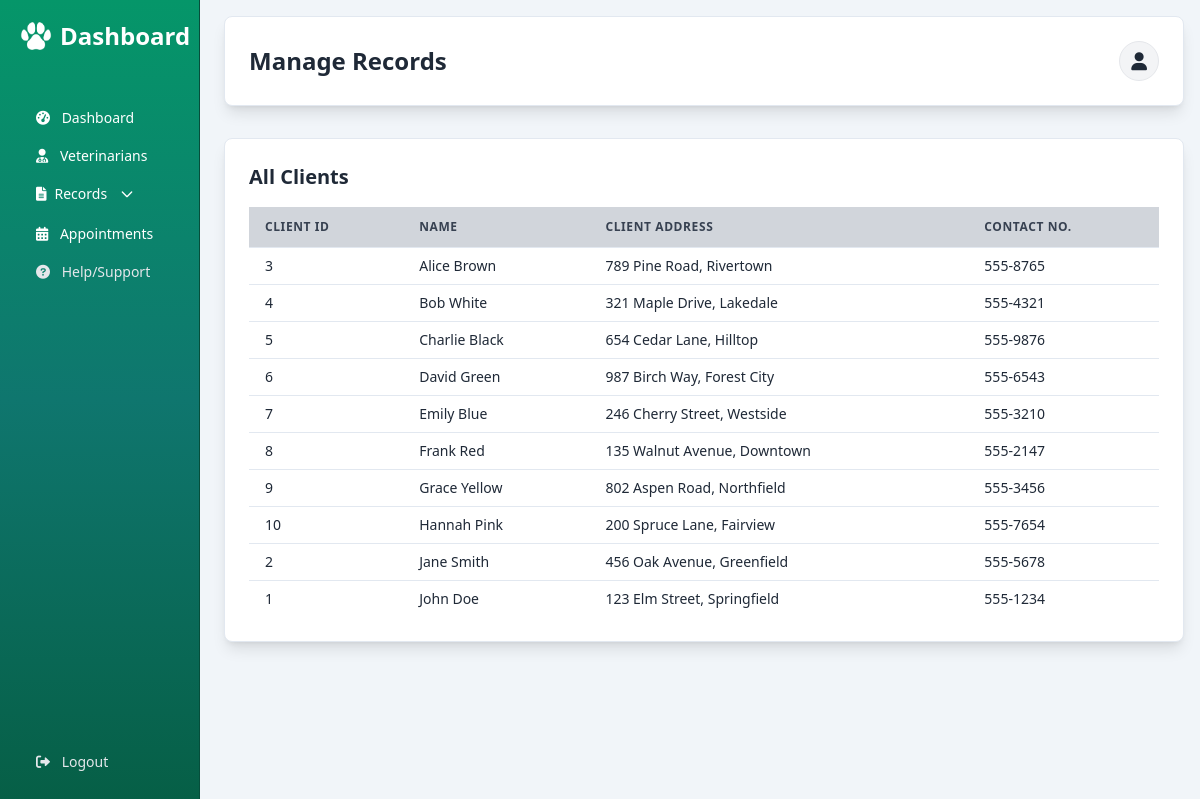
The page /admin/records/client-records.php on the database as committed earlier.
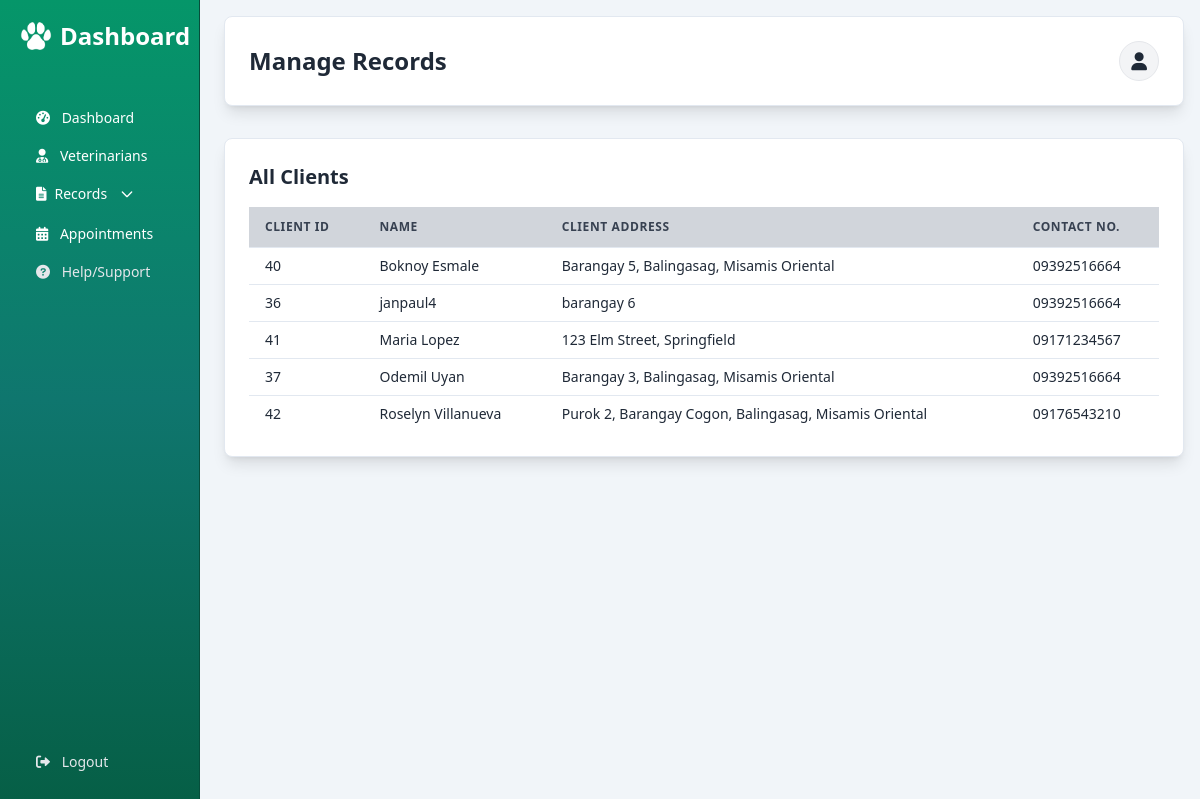
The same page on the database as committed later.
### tables this page shows
CREATE TABLE `client` (
  `client_id` int(11) NOT NULL,
  `client_name` varchar(100) DEFAULT NULL,
  `client_address` text DEFAULT NULL,
  `client_contact_number` varchar(15) DEFAULT NULL,
  `status` tinyint(1) NOT NULL DEFAULT 1,
  `updated_at` timestamp NULL DEFAULT NULL
);

### admin/record-handler.php (called while the page is built, shortened)
<?php
function getClients($pdo)
{
    try {
        $stmt = $pdo->prepare("SELECT * FROM client WHERE status = 1 ORDER BY client_name ASC");
        $stmt->execute();
        return $stmt->fetchAll(PDO::FETCH_ASSOC);
    } catch (PDOException $e) {
        global $error;
        $error = "Database error: " . $e->getMessage();
        return [];
    }
}

### admin/records/client-records.php (the view, shortened to what this page needs)
<?php
require_once '../record-handler.php';
?>
<!DOCTYPE html>
<html lang="en">
<head>
    <script src="https://cdn.tailwindcss.com"></script>
    <link rel="stylesheet" href="https://cdnjs.cloudflare.com/ajax/libs/font-awesome/6.0.0/css/all.min.css">
</head>
<body class="bg-slate-100 min-h-screen text-gray-800">
    <aside id="sidebar"
        class="fixed inset-y-0 left-0 w-[200px] bg-gradient-to-b from-emerald-600 via-teal-700 to-emerald-800 text-white p-5 transform -translate-x-full lg:translate-x-0 transition-transform duration-300 ease-in-out z-40 flex flex-col border-r border-emerald-900">
        <div class="flex items-center justify-between">
            <h2 class="text-xl lg:text-2xl font-semibold flex items-center gap-2">
                <img src="../../image/MainIconWhite.png" alt="Dashboard" class="w-6 lg:w-8">
                <span class="md:inline">Dashboard</span>
            </h2>
        </div>
        <nav class="flex-grow mt-8 lg:mt-12 space-y-0.5">
            <a href="../admin-dashboard.php"
                class="block text-sm text-white hover:bg-emerald-700 px-4 py-2 rounded-md transition-colors">
                <i class="fas fa-tachometer-alt mr-2"></i> Dashboard
            </a>
            <a href="../admin.php"
                class="block text-sm text-white hover:bg-emerald-700 px-4 py-2 rounded-md transition-colors">
                <i class="fas fa-user-md mr-2"></i> Veterinarians
            </a>
            <div class="space-y-0.5">
                <button id="recordsBtn"
                    class="w-full flex items-center justify-start gap-2 text-sm text-white px-4 py-2 rounded-md hover:bg-emerald-700 transition-colors">
                    <i class="fa-solid fa-file-lines"></i>
                    <span>Records</span>
                    <svg id="recordsArrow"
                        class="w-4 h-4 ml-1 transition-transform duration-200"
                        fill="none" stroke="currentColor" viewBox="0 0 24 24">
                        <path stroke-linecap="round" stroke-linejoin="round" stroke-width="2" d="M19 9l-7 7-7-7" />
                    </svg>
                </button>
            </div>
            <a href="../admin-appointments.php"
                class="block text-sm text-white hover:bg-emerald-700 px-4 py-2 rounded-md">
                <i class="fas fa-calendar-days mr-2"></i> Appointments
            </a>
            <a href="#" onclick="toggleModal('adminHelpModal')"
                class="block text-sm text-gray-200 hover:bg-emerald-600 px-4 py-2 rounded-md hover:text-white transition-colors">
                <i class="fas fa-question-circle mr-2"></i> Help/Support
            </a>
        </nav>
        <div class="pt-4">
            <a href="../index.php" onclick="confirmLogout(event)"
                class="block text-sm text-gray-200 hover:bg-red-600 px-4 py-2 rounded-md transition-colors">
                <i class="fas fa-sign-out-alt mr-2"></i> Logout
            </a>
        </div>
    </aside>
    <div class="ml-0 lg:ml-52 p-4 pt-16 lg:pt-4">
        <header class="bg-white shadow-lg rounded-lg text-gray-800 py-4 mb-6 lg:mb-8 p-4 lg:p-6 border border-slate-200">
            <div class="flex justify-between items-center">
                <h1 class="text-xl lg:text-2xl font-bold">Manage Records</h1>
                <div class="relative inline-block text-left">
                    <button id="profileButton" class="flex items-center justify-center w-10 h-10 bg-gray-100 border border-gray-200 rounded-full hover:bg-gray-200 text-gray-800 text-lg transition-colors">
                        <i class="fas fa-user"></i>
                    </button>
                </div>
            </div>
        </header>
        <div class="grid grid-cols-1 gap-6">
            <div class="bg-white p-4 lg:p-6 rounded-lg shadow-lg border border-slate-200 hover:border-indigo-400 transition-colors mb-6">
                <h3 class="text-lg lg:text-xl font-semibold text-gray-800 mb-4">All Clients</h3>
                <?php
                $clients = getClients($pdo);
                if (isset($error) && !empty($error)) {
                    echo "<p class='text-red-500 text-sm'>Error: $error</p>";
                } elseif (!empty($clients) && is_array($clients)) {
                ?>
                    <div class="table-container overflow-x-auto">
                        <table class="min-w-full divide-y divide-slate-200">
                            <thead class="bg-gray-300">
                                <tr>
                                    <th class="px-4 py-3 text-left text-xs text-gray-700 uppercase tracking-wider">Client Id</th>
                                    <th class="px-4 py-3 text-left text-xs text-gray-700 uppercase tracking-wider">Name</th>
                                    <th class="px-4 py-3 text-left text-xs text-gray-700 uppercase tracking-wider">Client Address</th>
                                    <th class="px-4 py-3 text-left text-xs text-gray-700 uppercase tracking-wider">Contact No.</th>
                                </tr>
                            </thead>
                            <tbody class="bg-white divide-y divide-slate-200">
                                <?php foreach ($clients as $client): ?>
                                    <tr class="hover:bg-gray-50">
                                        <td class="px-4 py-2 text-sm text-gray-800"><?= htmlspecialchars($client['client_id'] ?? '') ?></td>
                                        <td class="px-4 py-2 text-sm text-gray-800"><?= htmlspecialchars($client['client_name'] ?? '') ?></td>
                                        <td class="px-4 py-2 text-sm text-gray-800"><?= htmlspecialchars($client['client_address'] ?? '') ?></td>
                                        <td class="px-4 py-2 text-sm text-gray-800"><?= htmlspecialchars($client['client_contact_number'] ?? '') ?></td>
                                    </tr>
                                <?php endforeach; ?>
                            </tbody>
                        </table>
                    </div>
                <?php } else { ?>
                    <p class="text-gray-500 text-sm">No pets found.</p>
                <?php } ?>
            </div>
        </div>
    </div>
</body>
</html>

### admin/records/client-records.php (style rules this page uses)
.table-container { overflow-x: auto; }
table { width: 100%; min-width: 400px; }

Rows that differ between the two databases and show on the page:
removed client: client_id "3", client_name "Alice Brown", client_address "789 Pine Road, Rivertown", client_contact_number "555-8765"
removed client: client_id "4", client_name "Bob White", client_address "321 Maple Drive, Lakedale", client_contact_number "555-4321"
removed client: client_id "5", client_name "Charlie Black", client_address "654 Cedar Lane, Hilltop", client_contact_number "555-9876"
removed client: client_id "6", client_name "David Green", client_address "987 Birch Way, Forest City", client_contact_number "555-6543"
removed client: client_id "7", client_name "Emily Blue", client_address "246 Cherry Street, Westside", client_contact_number "555-3210"
removed client: client_id "8", client_name "Frank Red", client_address "135 Walnut Avenue, Downtown", client_contact_number "555-2147"
removed client: client_id "9", client_name "Grace Yellow", client_address "802 Aspen Road, Northfield", client_contact_number "555-3456"
removed client: client_id "10", client_name "Hannah Pink", client_address "200 Spruce Lane, Fairview", client_contact_number "555-7654"
removed client: client_id "2", client_name "Jane Smith", client_address "456 Oak Avenue, Greenfield", client_contact_number "555-5678"
removed client: client_id "1", client_name "John Doe", client_address "123 Elm Street, Springfield", client_contact_number "555-1234"
added client: client_id "40", client_name "Boknoy Esmale", client_address "Barangay 5, Balingasag, Misamis Oriental", client_contact_number "09392516664"
added client: client_id "36", client_name "janpaul4", client_address "barangay 6", client_contact_number "09392516664"
added client: client_id "41", client_name "Maria Lopez", client_address "123 Elm Street, Springfield", client_contact_number "09171234567"
added client: client_id "37", client_name "Odemil Uyan", client_address "Barangay 3, Balingasag, Misamis Oriental", client_contact_number "09392516664"
added client: client_id "42", client_name "Roselyn Villanueva", client_address "Purok 2, Barangay Cogon, Balingasag, Misamis Oriental", client_contact_number "09176543210"
